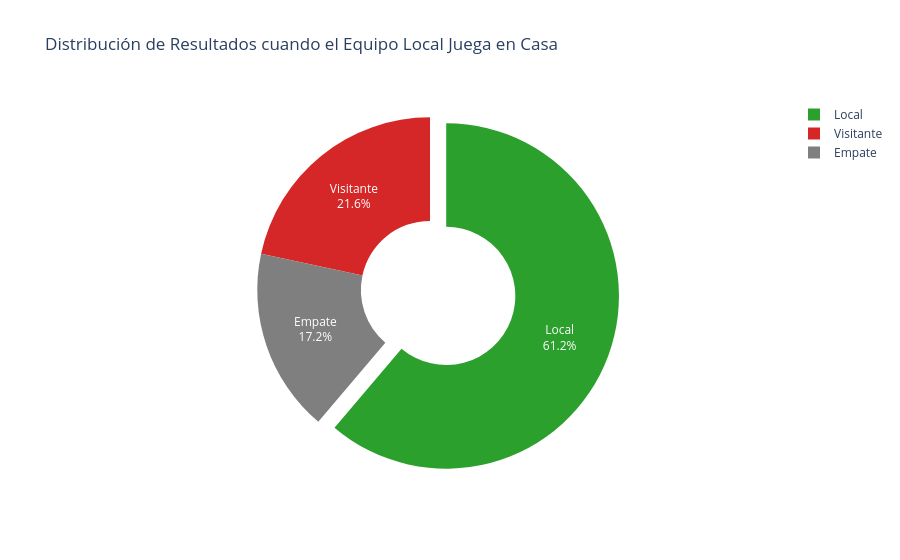

Write notebook code for a chart like this one.
### Markdown cell above
## 4. Historia 3 — El efecto de la localía (interactivo)

**Pregunta:** cuando un equipo juega realmente en casa (partidos no neutrales),
¿gana más veces?

Este gráfico de dona **interactivo** (Plotly) muestra la distribución de resultados
—victoria local, visitante o empate— filtrando únicamente los partidos donde el equipo
local es el verdadero anfitrión.

### Code cell
fig = viz.graficar_efecto_sede_plotly()
fig.show()

### Figure 1 — Plotly figure (JSON) as saved in the notebook; plotly's stock layout.template omitted (floating-point values rounded to 4 significant figures)
{"data": [{"customdata": [["Local"], ["Visitante"], ["Empate"]], "domain": {"x": [0.0, 1.0], "y": [0.0, 1.0]}, "hole": 0.4, "hovertemplate": "Resultado=%{customdata[0]}<br>Cantidad=%{value}<extra></extra>", "labels": ["Local", "Visitante", "Empate"], "legendgroup": "", "marker": {"colors": ["#2ca02c", "#d62728", "#7f7f7f"]}, "name": "", "pull": [0.1, 0, 0], "showlegend": true, "textinfo": "percent+label", "type": "pie", "values": [82, 29, 23]}], "layout": {"legend": {"tracegroupgap": 0}, "title": {"text": "Distribución de Resultados cuando el Equipo Local Juega en Casa"}}}
